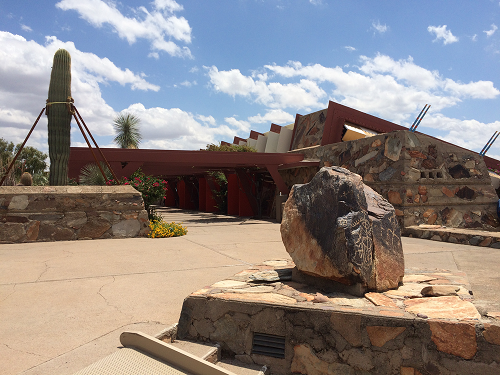
#> input picture right_01.png, 500 x 375 px
$ python chapter6.py
#> lines starting #> are read from the running program, lines starting #| are printed output that depends on the picture
#> further down, imgA is the input picture: shape (375, 500, 3); mean B, G, R 133.3, 135, 142.6
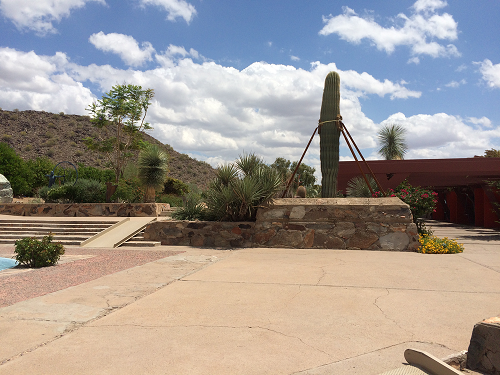
#> input picture left_01.png, 500 x 375 px
#> further down, imgB is the input picture: shape (375, 500, 3); mean B, G, R 145.3, 151, 158.9
# -*- coding: utf-8 -*-
# @Time    : 2020/7/27 8:00
# @Author  : Hubery-Lee
# @Email   : hrbeulh@126.com

import cv2
import numpy as np
import matplotlib as plt
# 全景图像拼接  stitch

class Stitch:
    def cv_show(self, name, img):
        """
        show image
        :param name:
        :param img:
        :return:
        """
        cv2.imshow(name, img)
        cv2.waitKey(0)
        cv2.destroyAllWindows()

    def Stitch(self,img1,img2):
        """
        stitch images
        1.利用SIFT找到关键特征点
        2.特征点匹配
        3.根据特征点配匹位置，找到对应变换矩阵
        4.仿生变换
        :param img1: src1
        :param img2: src2
        :return:
        """
        self.img1=img1
        self.img2=img2

        ## detect features and describe features

        gray1 = cv2.cvtColor(img1, cv2.COLOR_BGR2GRAY)
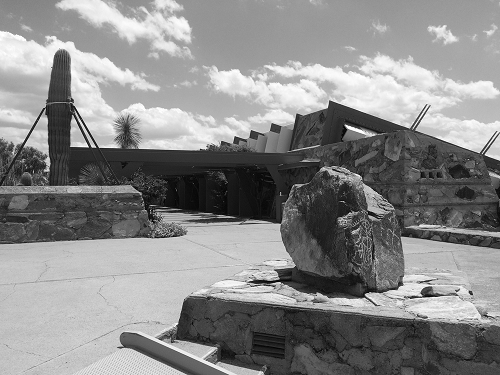
#> gray1: shape (375, 500); min 0, max 255, mean 137.1
        gray2 = cv2.cvtColor(img2, cv2.COLOR_BGR2GRAY)
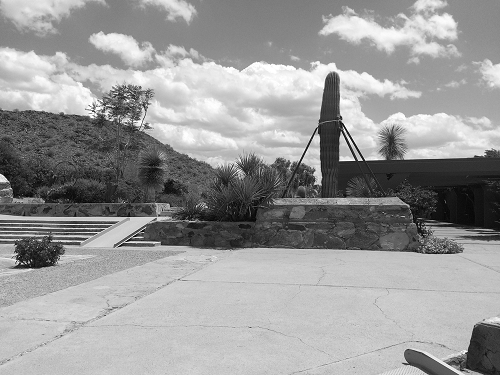
#> gray2: shape (375, 500); min 0, max 255, mean 152.7
        # 初始化SIFT描述符
        sift = cv2.xfeatures2d.SIFT_create()
        # 基于SIFT找到关键点和描述符
        kps1, features1 = sift.detectAndCompute(gray1, None)
#> kps1 = 900 keypoints; strongest (x, y, size): (346, 126, 2), (93, 146, 2.7), (470, 293, 2.6), (427, 293, 7.7)
        kps2, features2 = sift.detectAndCompute(gray2, None)
#> kps2 = 749 keypoints; strongest (x, y, size): (332, 82, 10.6), (345, 156, 8.4), (317, 139, 4.9), (341, 138, 3.4)
        # 将结果转换成NumPy数组
        kpsA = np.float32([kp.pt for kp in kps1])
#> kpsA = 900 pairs, first value 3.37 to 495.2, second value 4.5 to 366.5
        kpsB = np.float32([kp.pt for kp in kps2])
#> kpsB = 749 pairs, first value 2.85 to 493.5, second value 2.33 to 370.1

        ## features match

        # 默认参数初始化BF匹配器
        bf = cv2.BFMatcher()
        rawMatches = bf.knnMatch(features1, features2, k=2)
#> rawMatches = 900 matches
        # 应用比例测试
        matches = []
        for m in rawMatches:
            # 当最近距离跟次近距离的比值小于ratio值时，保留此匹配对
            if len(m) == 2 and m[0].distance < m[1].distance * 0.75:
                # 存储两个点在featuresA, featuresB中的索引值
                matches.append((m[0].trainIdx, m[0].queryIdx))
#> after the loop, matches = 149 pairs, first value 152 to 746, second value 16 to 899

        good = []
        for mm, n in rawMatches:
            if mm.distance < 0.75 * n.distance:
                good.append([mm])
#> after the loop, good = 149 matches

        ## draw featrues
        # cv.drawMatchesKnn将列表作为匹配项。
        img3 = cv2.drawMatchesKnn(img1,kps1,img2,kps2,good,None,flags=cv2.DRAW_MATCHES_FLAGS_NOT_DRAW_SINGLE_POINTS)
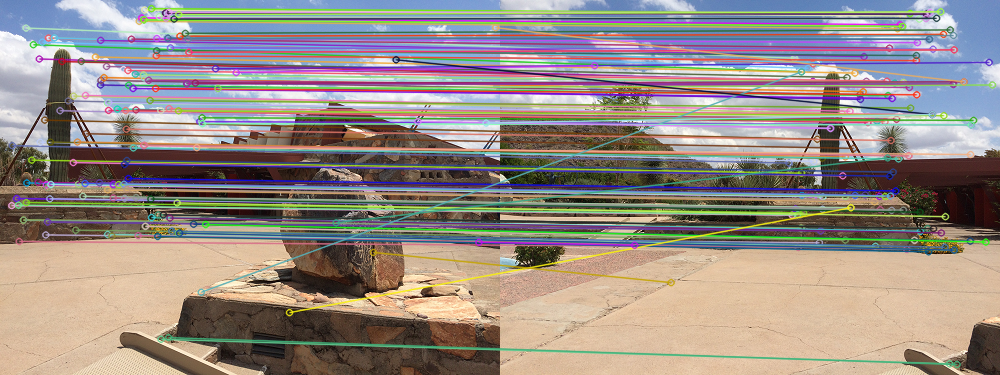
#> img3: shape (375, 1000, 3); mean B, G, R 133.8, 140.4, 151
        cv2.imshow("match points",img3),cv2.waitKey(0)
        # return img3

        # 当筛选后的匹配对大于4时，计算视角变换矩阵 ?????????????
        if len(matches) > 4:
            # 获取匹配对的点坐标
            ptsA = np.float32([kpsA[i] for (_,i) in matches])
#> ptsA = 149 pairs, first value 11.26 to 495.2, second value 8.16 to 338.8
            ptsB = np.float32([kpsB[i] for (i,_) in matches])
#> ptsB = 149 pairs, first value 94.12 to 492, second value 11.3 to 364

            # 计算视角变换矩阵
            (H, status) = cv2.findHomography(ptsA, ptsB, cv2.RANSAC,4.0)
#> H = [[0.396, 0.0308, 274.9], [-0.237, 0.85, 38.9], [-0.00119, -3.26e-05, 1]]; status = 149 values, max 1 at index 0, min 0 at index 11, mean 0.866

        # 将图片A进行视角变换，result是变换后图片
        result = cv2.warpPerspective(img1, H, (img1.shape[1] + img2.shape[1], img1.shape[0]))
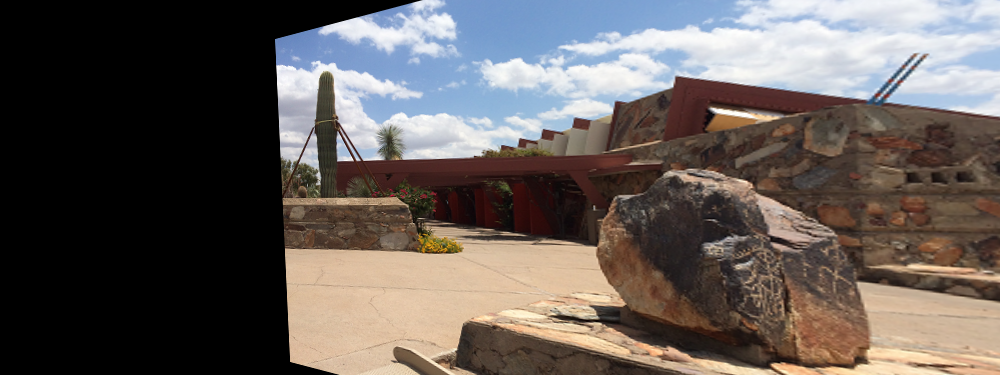
#> result: shape (375, 1000, 3); mean B, G, R 89, 92.4, 99.8
        self.cv_show('result', result)
        # 将图片B传入result图片最左端
        result[0:img2.shape[0], 0:img2.shape[1]] = img2
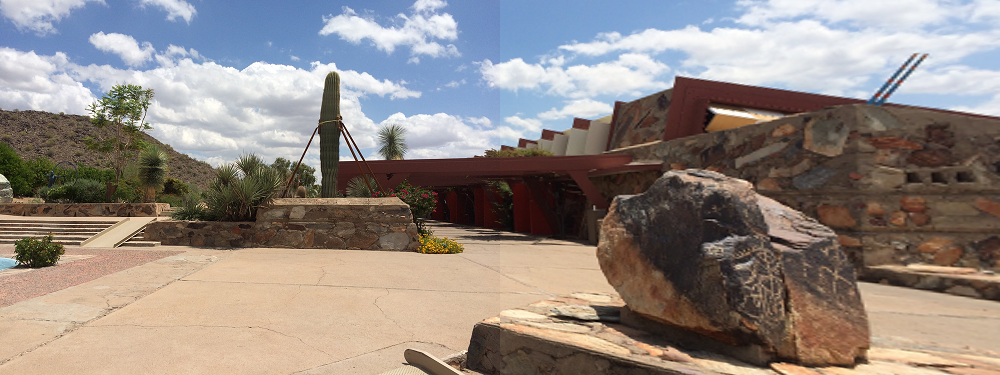
#> result: shape (375, 1000, 3); mean B, G, R 130.8, 136.4, 146.1
        self.cv_show('result', result)


imgA = cv2.imread("right_01.png")
imgB = cv2.imread("left_01.png")

aStitch =Stitch()
imgStitch = aStitch.Stitch(imgA,imgB)


#################
##  视角匹配矩阵还存在问题！！！！！
